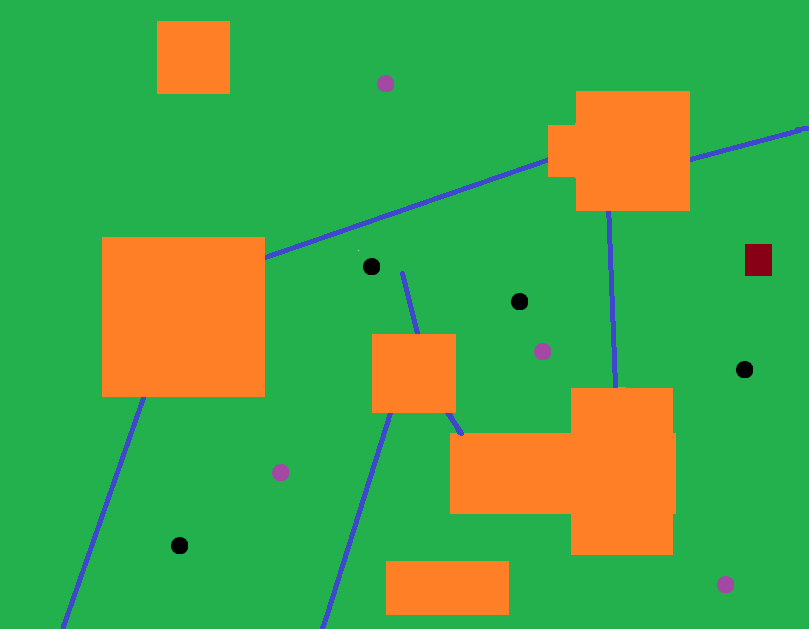
#> input picture OpencvPruebas/CalcCampos/CarcassoneFields1/imagenChota.jpg, 809 x 629 px
$ python auto_detect_colors.py imagenChota.jpg
#> lines starting #> are read from the running program, lines starting #| are printed output that depends on the picture
"""
Detecta los colores únicos en la imagen.
"""
import sys
import cv2
import numpy as np


def detect_colors(image_path):
    """Detecta los colores más comunes en la imagen."""
#> called with image_path = 'imagenChota.jpg'

    img = cv2.imread(image_path)
#> img is the input picture: shape (629, 809, 3); mean B, G, R 71.1, 166.4, 72.4
    if img is None:
        print(f"Error: No se pudo cargar {image_path}")
        return

    img = cv2.cvtColor(img, cv2.COLOR_BGR2RGB)

    print(f"Imagen cargada: {img.shape}")
#| Imagen cargada: (629, 809, 3)
    print(f"Total de pixeles: {img.shape[0] * img.shape[1]}")
#| Total de pixeles: 508861

    # Reshape para obtener lista de colores
    pixels = img.reshape(-1, 3)

    # Contar colores únicos
    unique_colors = {}
    for pixel in pixels:
        color_tuple = tuple(pixel)
        unique_colors[color_tuple] = unique_colors.get(color_tuple, 0) + 1
#> after the loop, unique_colors = 40 items

    print(f"\nColores unicos encontrados: {len(unique_colors)}")
#| Colores unicos encontrados: 40

    # Ordenar por frecuencia
    sorted_colors = sorted(unique_colors.items(), key=lambda x: x[1], reverse=True)
#> sorted_colors = 40 items

    print("\n" + "=" * 70)
    print("COLORES MAS FRECUENTES:")
    print("=" * 70)
    print(f"{'#':<4} {'RGB':<20} {'Pixeles':<12} {'Porcentaje':<12} {'Posible'}")
    print("-" * 70)

    color_names = ['FIELD?', 'CASTLE?', 'ROAD?', 'CHURCH?', 'MEEPLE_1?', 'MEEPLE_2?',
                   'Otro', 'Otro', 'Otro', 'Otro']

    for i, (color, count) in enumerate(sorted_colors[:10]):
        percentage = count / len(pixels) * 100
        print(f"{i+1:<4} RGB{str(color):<15} {count:<12} {percentage:>6.2f}%      {color_names[i]}")
#> this loop made 10 passes
#> (color, count, percentage) on passes 1 to 10: ((34, 177, 76), 413128, 81.19), ((255, 127, 39), 86896, 17.08), ((63, 72, 204), 5836, 1.15), ((163, 73, 164), 912, 0.179), ((0, 0, 0), 912, 0.179), ((136, 0, 21), 864, 0.17), ((38, 174, 79), 16, 0.00314), ((74, 144, 103), 16, 0.00314), ((95, 128, 117), 16, 0.00314), ((23, 121, 52), 16, 0.00314)
#| 1    RGB(34, 177, 76)   413128        81.19%      FIELD?
#| 2    RGB(255, 127, 39)  86896         17.08%      CASTLE?
#| 3    RGB(63, 72, 204)   5836           1.15%      ROAD?
#| 4    RGB(163, 73, 164)  912            0.18%      CHURCH?
#| 5    RGB(0, 0, 0)       912            0.18%      MEEPLE_1?
#| 6    RGB(136, 0, 21)    864            0.17%      MEEPLE_2?
#| 7    RGB(38, 174, 79)   16             0.00%      Otro
#| 8    RGB(74, 144, 103)  16             0.00%      Otro
#> (further printed lines are left out)

    # Crear visualización
    print("\n" + "=" * 70)
    print("SUGERENCIA DE CONFIGURACION:")
    print("=" * 70)
    print("\nCopia esto en config/colors.py:\n")
    print("COLORS = {")

    # Intentar adivinar qué color es cada uno
    suggestions = {
        'FIELD': None,      # Probablemente verde
        'CASTLE': None,     # Probablemente naranja
        'ROAD': None,       # Probablemente azul
        'CHURCH': None,     # Probablemente rojo
        'MEEPLE_1': None,   # Probablemente violeta
        'MEEPLE_2': None,   # Probablemente negro
    }

    for i, (color, count) in enumerate(sorted_colors[:10]):
        r, g, b = color

        # Ignorar blanco y negro muy común (probablemente fondo)
        if (r == g == b) and (r > 240 or r < 15):
            continue

        # Detectar verde (FIELD)
        if g > r and g > b and suggestions['FIELD'] is None:
            suggestions['FIELD'] = color
        # Detectar azul (ROAD)
        elif b > r and b > g and suggestions['ROAD'] is None:
            suggestions['ROAD'] = color
        # Detectar rojo (CHURCH)
        elif r > g and r > b and r > 200 and suggestions['CHURCH'] is None:
            suggestions['CHURCH'] = color
        # Detectar naranja (CASTLE)
        elif r > b and g > b and abs(r - g) < 100 and suggestions['CASTLE'] is None:
            suggestions['CASTLE'] = color
        # Detectar violeta (MEEPLE_1)
        elif r > g and b > g and suggestions['MEEPLE_1'] is None:
            suggestions['MEEPLE_1'] = color
        # Detectar negro/gris oscuro (MEEPLE_2)
        elif r < 50 and g < 50 and b < 50 and suggestions['MEEPLE_2'] is None:
            suggestions['MEEPLE_2'] = color
#> this loop made 10 passes
#> (count, r, g, b) on passes 1 to 10: (413128, 34, 177, 76), (86896, 255, 127, 39), (5836, 63, 72, 204), (912, 163, 73, 164), (912, 0, 0, 0), (864, 136, 0, 21), (16, 38, 174, 79), (16, 74, 144, 103), (16, 95, 128, 117), (16, 23, 121, 52)
#> after the loop, suggestions = 6 items

    for name, color in suggestions.items():
        if color:
            print(f"    '{name}': {color},")
        else:
            print(f"    '{name}': (0, 0, 0),  # NO DETECTADO - ajustar manualmente")
#> this loop made 6 passes
#> (name, color) on passes 1 to 6: ('FIELD', (34, 177, 76)), ('CASTLE', None), ('ROAD', (63, 72, 204)), ('CHURCH', (255, 127, 39)), ('MEEPLE_1', (163, 73, 164)), ('MEEPLE_2', None)
#|     'FIELD': (34, 177, 76),
#|     'CASTLE': (0, 0, 0),  # NO DETECTADO - ajustar manualmente
#|     'ROAD': (63, 72, 204),
#|     'CHURCH': (255, 127, 39),
#|     'MEEPLE_1': (163, 73, 164),
#|     'MEEPLE_2': (0, 0, 0),  # NO DETECTADO - ajustar manualmente

    print("}\n")

    # Mostrar muestra visual de colores
    num_colors = min(10, len(sorted_colors))
#> num_colors = 10
    sample_height = 80
    sample_width = 600
    sample = np.zeros((sample_height * num_colors, sample_width, 3), dtype=np.uint8)

    for i, (color, count) in enumerate(sorted_colors[:num_colors]):
        y_start = i * sample_height
        y_end = (i + 1) * sample_height
        sample[y_start:y_end, :] = color

        # Añadir texto
        text = f"{i+1}. RGB{color} ({count/len(pixels)*100:.1f}%)"
        cv2.putText(
            sample, text, (10, y_start + 40),
            cv2.FONT_HERSHEY_SIMPLEX, 0.6,
            (255-color[0], 255-color[1], 255-color[2]), 2
        )
#> this loop made 10 passes
#> (count, y_start, y_end, text) on passes 1 to 10: (413128, 0, 80, '1. RGB(34, 177, 76) (81.2%)'), (86896, 80, 160, '2. RGB(255, 127, 39) (17.1%)'), (5836, 160, 240, '3. RGB(63, 72, 204) (1.1%)'), (912, 240, 320, '4. RGB(163, 73, 164) (0.2%)'), (912, 320, 400, '5. RGB(0, 0, 0) (0.2%)'), (864, 400, 480, '6. RGB(136, 0, 21) (0.2%)'), (16, 480, 560, '7. RGB(38, 174, 79) (0.0%)'), (16, 560, 640, '8. RGB(74, 144, 103) (0.0%)'), (16, 640, 720, '9. RGB(95, 128, 117) (0.0%)'), (16, 720, 800, '10. RGB(23, 121, 52) (0.0%)')
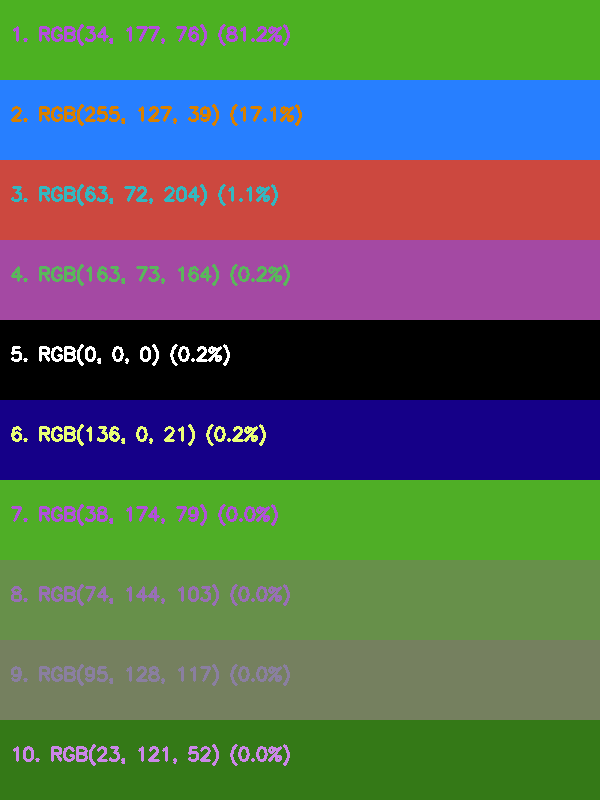
#> sample: shape (800, 600, 3); mean of channels 0, 1, 2 90.8, 103.3, 88.5; drawn as B, G, R

    # Mostrar imagen original y colores detectados
    cv2.imshow('Imagen Original', cv2.cvtColor(img, cv2.COLOR_RGB2BGR))
    cv2.imshow('Top 10 Colores Detectados', cv2.cvtColor(sample, cv2.COLOR_RGB2BGR))
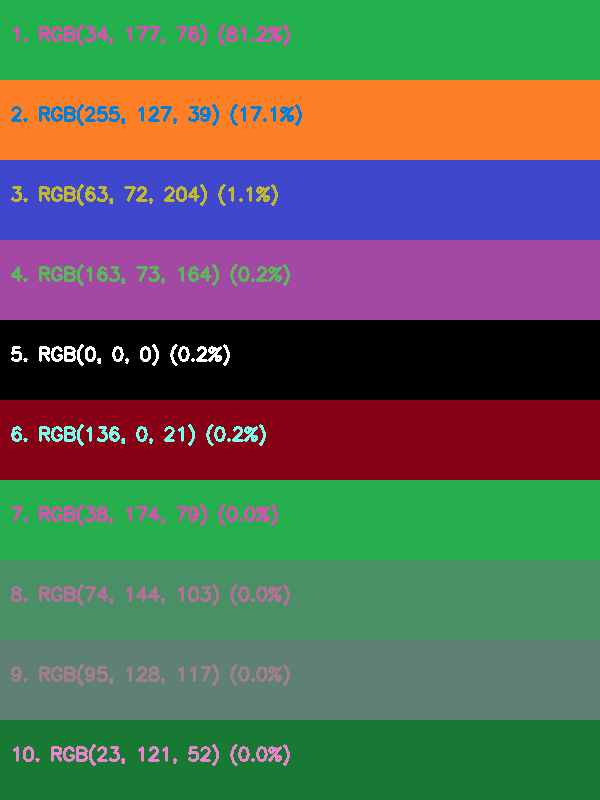
#> window 'Top 10 Colores Detectados': shape (800, 600, 3); mean B, G, R 88.5, 103.3, 90.8

    print("Presiona cualquier tecla en las ventanas para cerrar...")
    cv2.waitKey(0)
    cv2.destroyAllWindows()


if __name__ == "__main__":
    if len(sys.argv) < 2:
        print("Uso: python auto_detect_colors.py <ruta_imagen>")
        sys.exit(1)

    detect_colors(sys.argv[1])
